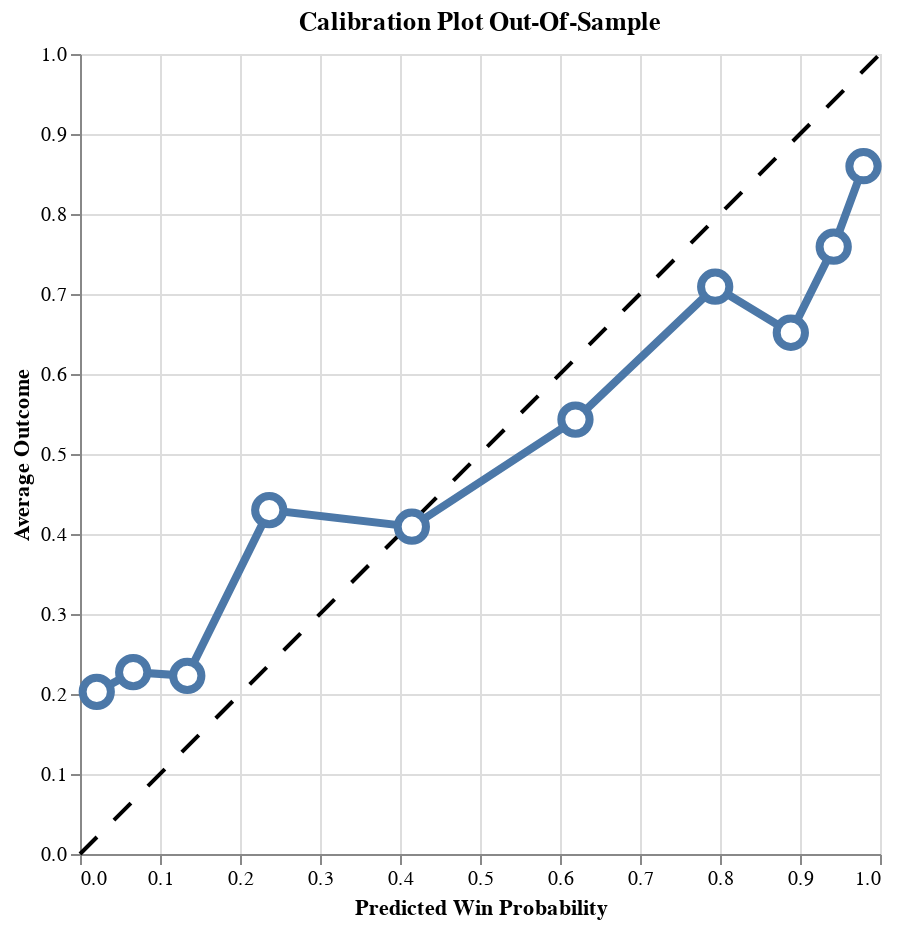

Notebook code cell kept with this figure:
### Code cell
self.plot_calibration_oos(oos_data=games_ge_40_test_df)

### Figure 1 — Vega-Lite specification as saved in the notebook (floating-point values rounded to 4 significant figures)
{"config": {"view": {"continuousWidth": 300, "continuousHeight": 300}}, "layer": [{"data": {"name": "data-42f50405073b2dbe8396db6b7dd2f6be"}, "mark": {"type": "line", "color": "black", "strokeDash": [12, 12]}, "encoding": {"x": {"field": "x", "type": "quantitative"}, "y": {"field": "y", "type": "quantitative"}}}, {"data": {"name": "data-893eea52a1bd0ae02ad2dff40d1872be"}, "mark": {"type": "line", "strokeWidth": 4}, "encoding": {"x": {"field": "win_prob_midpoint", "title": "Predicted Win Probability", "type": "quantitative"}, "y": {"field": "avg_outcome", "title": "Average Outcome", "type": "quantitative"}}}, {"data": {"name": "data-893eea52a1bd0ae02ad2dff40d1872be"}, "mark": {"type": "point", "fill": "white", "opacity": 1, "size": 200, "strokeWidth": 4}, "encoding": {"x": {"field": "win_prob_midpoint", "type": "quantitative"}, "y": {"field": "avg_outcome", "type": "quantitative"}}}], "height": 400, "title": "Calibration Plot Out-Of-Sample", "width": 400, "$schema": "https://vega.github.io/schema/vega-lite/v5.20.1.json", "datasets": {"data-42f50405073b2dbe8396db6b7dd2f6be": [{"x": 0, "y": 0}, {"x": 1, "y": 1}], "data-893eea52a1bd0ae02ad2dff40d1872be": [{"avg_outcome": 0.2027, "win_prob_midpoint": 0.02095}, {"avg_outcome": 0.2273, "win_prob_midpoint": 0.06649}, {"avg_outcome": 0.2227, "win_prob_midpoint": 0.1341}, {"avg_outcome": 0.4299, "win_prob_midpoint": 0.2366}, {"avg_outcome": 0.4091, "win_prob_midpoint": 0.4148}, {"avg_outcome": 0.543, "win_prob_midpoint": 0.6193}, {"avg_outcome": 0.7091, "win_prob_midpoint": 0.794}, {"avg_outcome": 0.6516, "win_prob_midpoint": 0.8885}, {"avg_outcome": 0.7591, "win_prob_midpoint": 0.9421}, {"avg_outcome": 0.8597, "win_prob_midpoint": 0.9794}]}}
